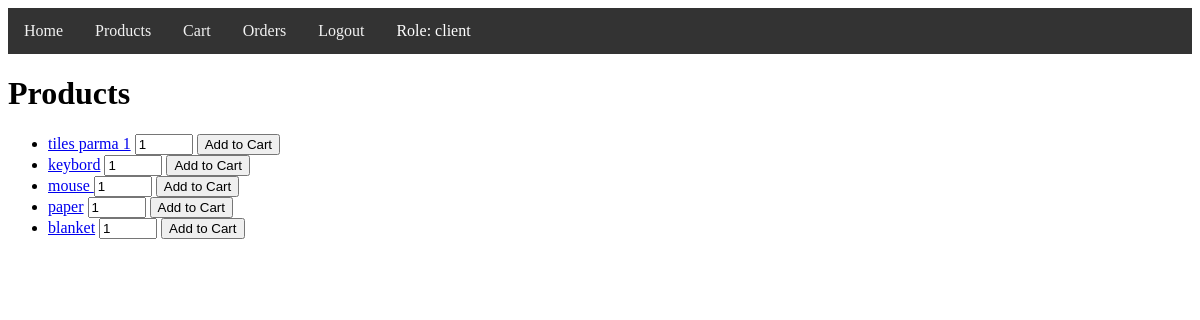
The page /products (signed in) on the database its author committed.
### models/user/user.py (models this page shows)
class User(db.Model):
    id = db.Column(db.Integer, primary_key=True)
    username = db.Column(db.String(150), unique=True, nullable=False)
    password = db.Column(db.String(150), nullable=False)
    role = db.Column(db.String(50), nullable=False, default='user')  # Nowa kolumna
    orders = db.relationship('Order', backref='user', lazy=True)

### models/product/product.py (models this page shows)
class Product(db.Model):
    id = db.Column(db.Integer, primary_key=True)
    name = db.Column(db.String(150), unique=True, nullable=False)
    description = db.Column(db.String(500), nullable=False)
    price = db.Column(db.Float, nullable=False)

### controllers/product/product_view.py (the view)
@product_blueprint.route('/products')
def products():
    if 'user_id' not in session:
        flash('You need to be logged in to view this page.', 'danger')
        return redirect(url_for('user.login'))
    all_products = product_repository.get_all_products()
    if 'user_id' in session:
        user = User.query.get(session.get('user_id'))
    else:
        user = None
    return render_template('products.html', products=all_products, user=user)

### controllers/product/product_repository.py (called while the page is built)
    def get_all_products(self):
        return Product.query.all()

### templates/products.html (shortened to what this page needs)
{% extends "base.html" %}
{% block content %}
<h1>Products</h1>
<ul>
    {% for product in products %}
    <li>
        <a href="{{ url_for('product.product_detail', product_id=product.id) }}">{{ product.name }}</a>
        {% if session.get('user_id') %}
            {% if session.get('role') in ['admin', 'user'] %}
                <a href="{{ url_for('product.edit_product', product_id=product.id) }}">Edit</a>
                <form method="POST" action="{{ url_for('product.delete_product', product_id=product.id) }}" style="display:inline;">
                    <input type="hidden" name="_method" value="DELETE">
                    <button type="submit">Delete</button>
                </form>
            {% elif session.get('role') == 'client' %}
                <form method="POST" action="{{ url_for('order.add_to_cart', product_id=product.id) }}" style="display:inline;">
                    <input type="number" name="quantity" value="1" min="1" style="width: 50px;">
                    <button type="submit">Add to Cart</button>
                </form>
            {% endif %}
        {% endif %}
    </li>
    {% endfor %}
</ul>
{% endblock %}

### templates/base.html (shortened to what this page needs)
<!doctype html>
<html lang="en">
<head>
</head>
<body>
    <div class="navbar">
        <a href="{{ url_for('user.home') }}">Home</a>
        {% if session.get('user_id') %}
            <a href="{{ url_for('product.products') }}">Products</a>
            <a href="{{ url_for('order.cart') }}">Cart</a>
            <a href="{{ url_for('order.orders') }}">Orders</a>
            <a href="{{ url_for('user.logout') }}">Logout</a>
            <span style="color: white; padding: 14px 16px;">Role: {{ session.get('role') }}</span>
        {% else %}
            <a href="{{ url_for('user.login') }}">Login</a>
        {% endif %}
    </div>
    {% block content %}{% endblock %}
</body>
</html>

### templates/base.html (style rules this page uses)
.navbar { display: flex; background-color: #333; overflow: hidden; }
.navbar a { float: left; display: block; color: #f2f2f2; text-align: center; padding: 14px 16px; text-decoration: none; }

### rows shown on the page
User: get "client"
Product: name "tiles parma 1"
Product: name "keybord"
Product: name "mouse"
Product: name "paper"
Product: name "blanket"
